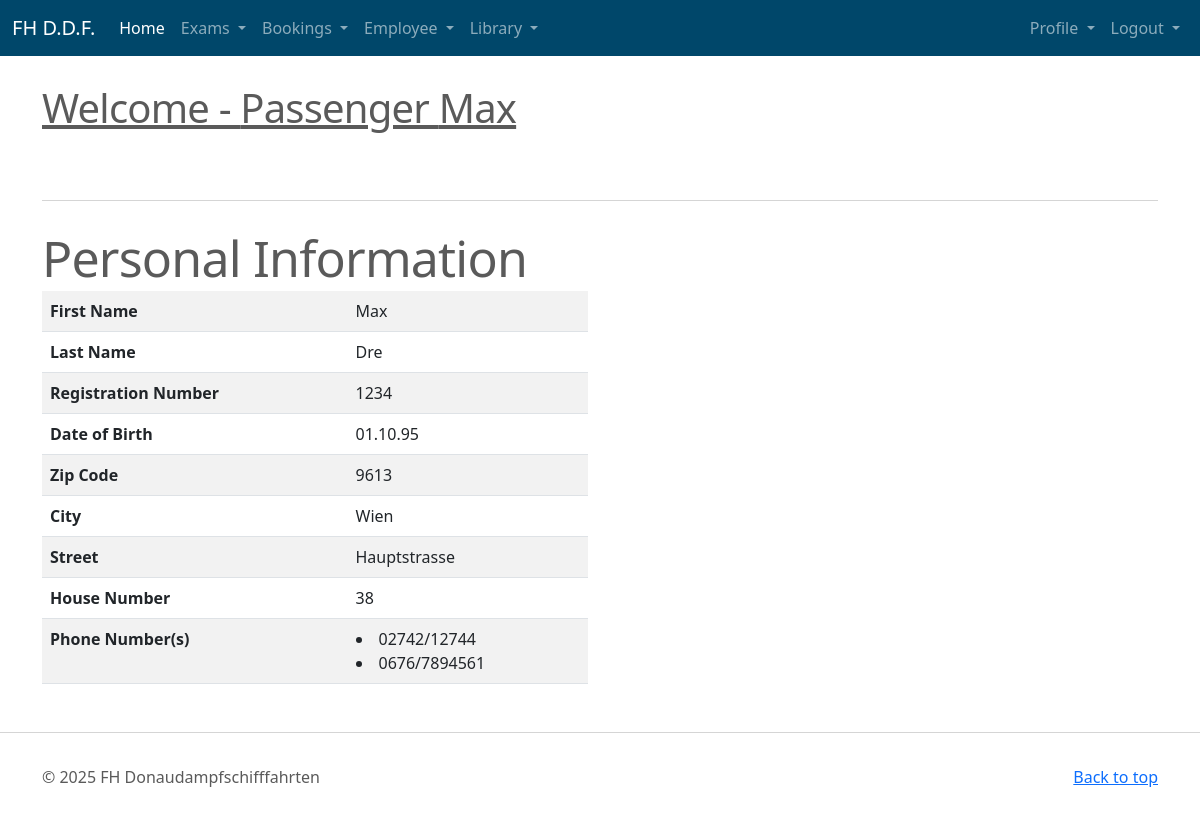
The app's page /profile (signed in) with its own data.
### tables this page shows
CREATE TABLE "Person" (
    /* hab das auf PANr geaendert da es sonst mit den spaeteren FKs zach wird mit dem zusammengesetzten SVNR + GebDatum*/
    "PANr" NUMBER(4),
    /* es gibt keinen eigenen date type kann als int, text, oder real angegeben werden */ 
    "GebDatum" INTEGER,
    "Vorname" TEXT(50),
    "Nachname" TEXT(50),
    "PLZ" NUMBER(4),
    "Ort" TEXT(50),
    "Strasse" TEXT(50),
    "Hausnummer" NUMBER(4),
    CONSTRAINT pk_Person PRIMARY KEY (PANr)
);

CREATE TABLE "user" (
  id INTEGER PRIMARY KEY AUTOINCREMENT,
  username TEXT UNIQUE NOT NULL,
  password TEXT NOT NULL
);

CREATE TABLE "Telefonnummer" (
    "TelNummer" TEXT(20),
    "PANr" NUMBER(4),
    CONSTRAINT pk_Telefonnummer PRIMARY KEY (PANr, TelNummer),
    CONSTRAINT fk_Telefonnummer_Person FOREIGN KEY (PANr) REFERENCES Person (PANr)
        ON DELETE CASCADE
);

### flask_auu/profile.py (the view)
@bp.route('/profile')
@login_required
def profile():
    db = get_db()
    user_data = db.execute(
        'SELECT VORNAME, NACHNAME, GebDatum, PLZ, ORT, STRASSE, Hausnummer FROM PERSON WHERE PANR = ?',
        (g.user['username'],)
    ).fetchone()
    techniker = db.execute(
        'SELECT * FROM Techniker WHERE PANR = ?', (g.user['username'],)
    ).fetchone()
    captain = db.execute(
        'SELECT * FROM Kapitaen WHERE PANR = ?', (g.user['username'],)
    ).fetchone()
    passenger = db.execute(
        'SELECT * FROM Passagier WHERE PANR = ?', (g.user['username'],)
    ).fetchone()
    user_tel = db.execute(
        'SELECT TELNUMMER FROM TELEFONNUMMER WHERE PANR = ?',
        (g.user['username'],)
    ).fetchall()
    if captain:
        role = 'Captain'
    elif techniker:
        role = 'Technician'
    elif passenger:
        role = 'Passenger'
    else:
        role = 'Guest'
    return render_template('profile/profile.html', user_data=user_data, user_tel=user_tel, role=role)

### flask_auu/auth.py (called while the page is built)
@bp.before_app_request
def load_logged_in_user():
    user_id = session.get('user_id')
    if session.get('history') is None:
        session['history'] = "Usage history since last login:\n"
    if user_id is None:
        g.user = None
    else:
        g.user = get_db().execute(
            'SELECT * FROM user WHERE id = ?', (user_id,)
        ).fetchone()

def login_required(view):
    @functools.wraps(view)
    def wrapped_view(**kwargs):
        if g.user is None:
            return redirect(url_for('auth.login'))
        return view(**kwargs)
    return wrapped_view

### flask_auu/db.py (called while the page is built)
def get_db():
        print('get_db(): before db is accessed...', flush=True)
        if 'db' not in g:
            g.db = sqlite3.connect(
                current_app.config['DATABASE'],
                detect_types=sqlite3.PARSE_DECLTYPES
            )
            g.db.row_factory = sqlite3.Row
        return g.db

### flask_auu/templates/profile/profile.html
{% extends 'base.html' %}
{% block content %}
<div class="container marketing">
    <div class="signpost"><h1>Welcome - {{ role }} {{ user_data['VORNAME'] }}</h1></div>
    <hr class="featurette-divider">
    <div class="row featurette">
        <div class="col-md-6">
            <h2 class="featurette-heading">Personal Information</h2>
            <table class="table table-responsive table-striped table-hover">
                <tbody>
                    <tr>
                        <th>First Name</th>
                        <td>{{ user_data['VORNAME'] }}</td>
                    </tr>
                    <tr>
                        <th>Last Name</th>
                        <td>{{ user_data['NACHNAME'] }}</td>
                    </tr>
                    <tr>
                        <th>Registration Number</th>
                        <td>{{ g.user['username'] }}</td>
                    </tr>
                    <tr>
                        <th>Date of Birth</th>
                        <td>{{ user_data['GebDatum'] }}</td>
                    </tr>
                    <tr>
                        <th>Zip Code</th>
                        <td>{{ user_data['PLZ'] }}</td>
                    </tr>
                    <tr>
                        <th>City</th>
                        <td>{{ user_data['ORT'] }}</td>
                    </tr>
                    <tr>
                        <th>Street</th>
                        <td>{{ user_data['STRASSE'] }}</td>
                    </tr>
                    <tr>
                        <th>House Number</th>
                        <td>{{ user_data['Hausnummer'] }}</td>
                    </tr>
                    <tr>
                        <th>Phone Number(s)</th>
                        <td>
                            {% for tels in user_tel %}
                                <li>{{ tels['TELNUMMER'] }}</li>
                            {% endfor %}
                        </td>
                    </tr>
                </tbody>
            </table>
        </div>
    </div>
</div>
{% endblock %}

### records on screen
Person: VORNAME "Max", NACHNAME "Dre", GebDatum "01.10.95", PLZ "9613", ORT "Wien", STRASSE "Hauptstrasse", Hausnummer "38"
user: user.username "1234"
Telefonnummer: TELNUMMER "02742/12744"
Telefonnummer: TELNUMMER "0676/7894561"

### other values on screen
{{ role }} "Passenger"
